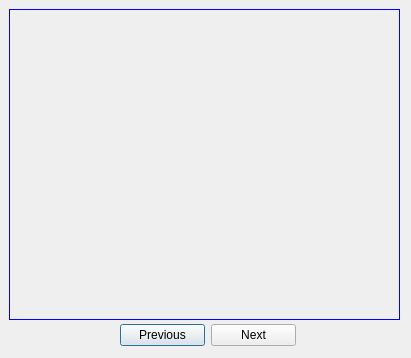
<?xml version="1.0" encoding="UTF-8"?>
<ui version="4.0">
 <class>ImageView</class>
 <widget class="QDialog" name="ImageView">
  <property name="geometry">
   <rect>
    <x>0</x>
    <y>0</y>
    <width>411</width>
    <height>358</height>
   </rect>
  </property>
  <property name="sizePolicy">
   <sizepolicy hsizetype="Fixed" vsizetype="Fixed">
    <horstretch>0</horstretch>
    <verstretch>0</verstretch>
   </sizepolicy>
  </property>
  <property name="windowTitle">
   <string>Dialog</string>
  </property>
  <widget class="QLabel" name="label">
   <property name="geometry">
    <rect>
     <x>9</x>
     <y>9</y>
     <width>391</width>
     <height>311</height>
    </rect>
   </property>
   <property name="sizePolicy">
    <sizepolicy hsizetype="Preferred" vsizetype="Fixed">
     <horstretch>0</horstretch>
     <verstretch>0</verstretch>
    </sizepolicy>
   </property>
   <property name="minimumSize">
    <size>
     <width>0</width>
     <height>300</height>
    </size>
   </property>
   <property name="styleSheet">
    <string notr="true">border: 1px solid blue;</string>
   </property>
   <property name="text">
    <string/>
   </property>
  </widget>
  <widget class="QWidget" name="">
   <property name="geometry">
    <rect>
     <x>120</x>
     <y>320</y>
     <width>176</width>
     <height>30</height>
    </rect>
   </property>
   <layout class="QHBoxLayout" name="horizontalLayout">
    <item>
     <widget class="QPushButton" name="pushButton">
      <property name="text">
       <string>Previous</string>
      </property>
     </widget>
    </item>
    <item>
     <widget class="QPushButton" name="pushButton_2">
      <property name="text">
       <string>Next</string>
      </property>
     </widget>
    </item>
   </layout>
  </widget>
 </widget>
 <resources/>
 <connections/>
</ui>
